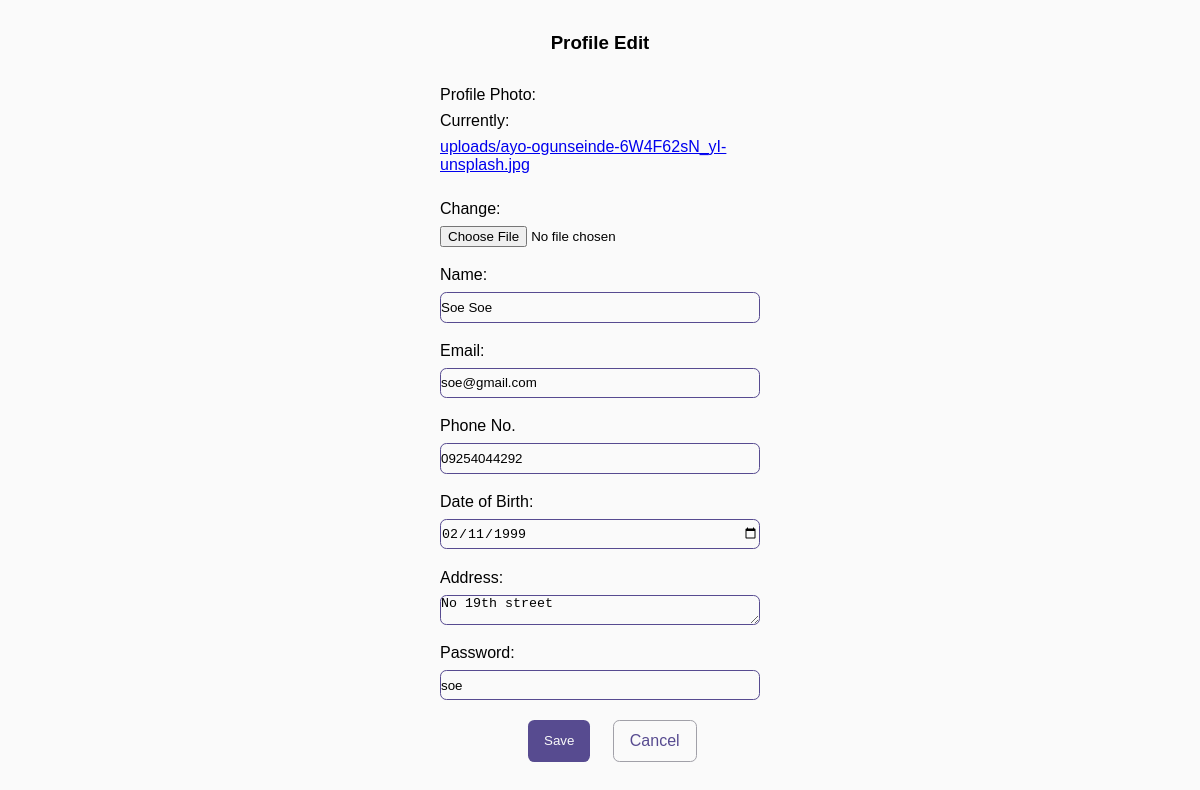
The app's page /edit/1, older data.
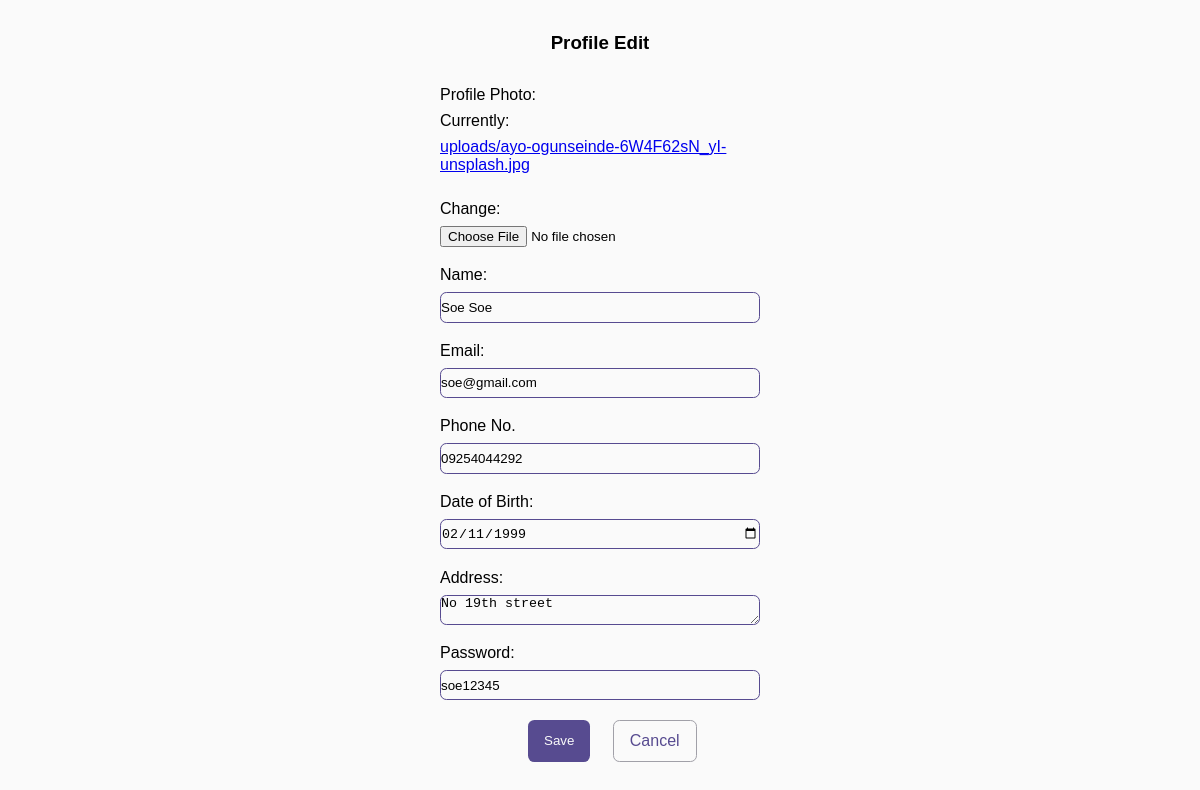
The same page, newer data.
### patients/models.py (models this page shows, shortened)
class Patient(models.Model):
    PatientID = models.AutoField(primary_key=True)
    PatientImg = models.ImageField(upload_to='uploads',default='a.png')
    PatientName = models.CharField(max_length=40)
    PatientMail = models.EmailField(max_length=40)
    PatientPh =models.CharField(max_length=30)
    PatientDob = models.DateField()
    PatientAddr = models.CharField(max_length=100)
    PatientPwd = models.CharField(max_length=30)

### patients/views.py (the view)
# urls.py: path('edit/<int:id>', views.Edit, name='Edit'),
def Edit(request, id):
    data = Patient.objects.get(PatientID=id)
    form = UpdateForm(request.POST, request.FILES, instance=data)
    if form.is_valid():
        update_mail = form.cleaned_data['PatientMail']
        exist_mail = Patient.objects.filter(PatientMail=update_mail).exclude(PatientID=id)
        update_ph = form.cleaned_data['PatientPh']
        exist_ph = Patient.objects.filter(PatientPh=update_ph).exclude(PatientID=id)
        if exist_mail.exists():
            msg = "Email is already in use"
            return render(request, 'pedit.html', {'form': form, 'msg': msg})
        elif exist_ph.exists():
            msg = "Phone number is already in use"
            return render(request, 'pedit.html', {'form': form, 'msg': msg})
        else:
            form.save()
            return redirect("/list/")
    else:
        form = UpdateForm(instance=data)
    return render(request, 'pedit.html', {'form': form})

### patients/forms.py
class UpdateForm(forms.ModelForm):
    class Meta:
        model = Patient
        fields =['PatientImg','PatientName','PatientMail','PatientPh','PatientDob','PatientAddr','PatientPwd']
        labels={
            'PatientImg':_('Profile Photo',),
            'PatientName': _("Name"),
            'PatientMail':_('Email'),
            'PatientPh':_('Phone No.'),
            'PatientDob': _('Date of Birth'),
            'PatientAddr':_('Address'),
            'PatientPwd':_('Password')
        }
        widgets={
            'PatientMail': forms.EmailInput(attrs={'type':'email', 'placeholder':'Enter your email'}),
            'PatientDob': forms.DateInput(attrs={'type': 'date', 'placeholder': 'yyyy-mm-dd'}),
            'PatientName': forms.TextInput(attrs={ 'placeholder': 'Enter your name'}),
            'PatientAddr': forms.Textarea(attrs={'placeholder': 'Enter your address'}),
            'PatientPwd': forms.TextInput(attrs={'placeholder': 'Enter your password'}),
        }

### templates/pedit.html (shortened to what this page needs)
<!DOCTYPE html>
{%load static%}
<html lang="en">
<head>
    <link rel="stylesheet" href="{% static '/css/edit.css'%}">
</head>
<body>
    <div class="edit-form-section">
        <h3 class="edit-header">Profile Edit</h3>
        <form method="post" enctype="multipart/form-data" class="cta-section-1">
        {% for field in form %}
        <p class="input-section-1">{{ field.label_tag }} {{ field }}</p>
        {% endfor %}
        <div class="btn-section">
            <button  class="primary-btn">Save</button>
            <a href="{%url 'list'%}" class="cancel-btn">Cancel</a>
        </div>
    </form>
    </div>
</body>
</html>

Row changes from the older to the newer data that the page shows:
changed Patient "Soe Soe": PatientPwd "soe" → "soe12345"
